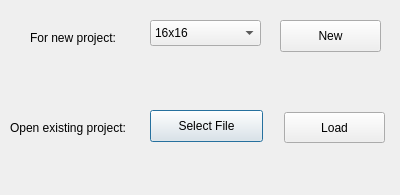
<?xml version="1.0" encoding="UTF-8"?>
<ui version="4.0">
 <class>Startup</class>
 <widget class="QDialog" name="Startup">
  <property name="geometry">
   <rect>
    <x>0</x>
    <y>0</y>
    <width>400</width>
    <height>195</height>
   </rect>
  </property>
  <property name="windowTitle">
   <string>Sprite Editor</string>
  </property>
  <widget class="QPushButton" name="SelectFileButton">
   <property name="geometry">
    <rect>
     <x>150</x>
     <y>110</y>
     <width>113</width>
     <height>32</height>
    </rect>
   </property>
   <property name="text">
    <string>Select File</string>
   </property>
  </widget>
  <widget class="QComboBox" name="SizeDrop">
   <property name="geometry">
    <rect>
     <x>150</x>
     <y>20</y>
     <width>111</width>
     <height>26</height>
    </rect>
   </property>
   <item>
    <property name="text">
     <string>16x16</string>
    </property>
   </item>
   <item>
    <property name="text">
     <string>32x32</string>
    </property>
   </item>
   <item>
    <property name="text">
     <string>64x64</string>
    </property>
   </item>
   <item>
    <property name="text">
     <string>128x128</string>
    </property>
   </item>
   <item>
    <property name="text">
     <string>256x256</string>
    </property>
   </item>
  </widget>
  <widget class="QLabel" name="label">
   <property name="geometry">
    <rect>
     <x>30</x>
     <y>30</y>
     <width>111</width>
     <height>16</height>
    </rect>
   </property>
   <property name="text">
    <string>For new project:</string>
   </property>
  </widget>
  <widget class="QPushButton" name="NewFileButton">
   <property name="geometry">
    <rect>
     <x>280</x>
     <y>20</y>
     <width>101</width>
     <height>32</height>
    </rect>
   </property>
   <property name="text">
    <string>New</string>
   </property>
  </widget>
  <widget class="QLabel" name="label_2">
   <property name="geometry">
    <rect>
     <x>10</x>
     <y>120</y>
     <width>141</width>
     <height>16</height>
    </rect>
   </property>
   <property name="text">
    <string>Open existing project:</string>
   </property>
  </widget>
  <widget class="QPushButton" name="LoadFileButton">
   <property name="geometry">
    <rect>
     <x>284</x>
     <y>112</y>
     <width>101</width>
     <height>31</height>
    </rect>
   </property>
   <property name="text">
    <string>Load</string>
   </property>
  </widget>
 </widget>
 <resources/>
 <connections/>
</ui>
